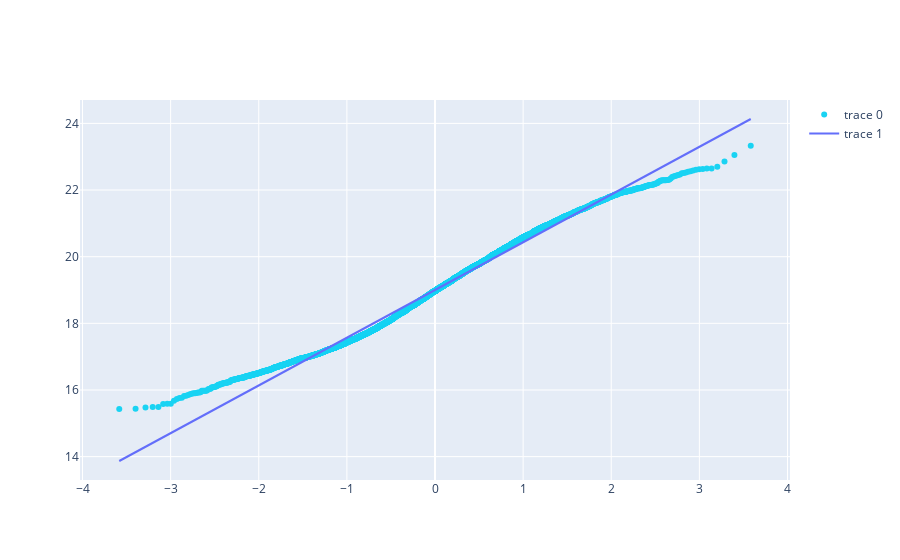

Notebook source saved alongside this figure:
### Code cell
fig = go.Figure()

fig.add_trace({
    'type': 'scatter',
    'x': qqplot_data[0].get_xdata(),
    'y': qqplot_data[0].get_ydata(),
    'mode': 'markers',
    'marker': {
        'color': '#19d3f3'
    }
})

fig.add_trace({
    'type': 'scatter',
    'x': qqplot_data[1].get_xdata(),
    'y': qqplot_data[1].get_ydata(),
    'mode': 'lines',
    'line': {
        'color': '#636efa'
    }

})

fig.show()

### Figure 1 — Plotly figure (JSON) as saved in the notebook; plotly's stock layout.template omitted (floating-point values rounded to 4 significant figures; data arrays with more than 128 entries replaced by an {"elided": "..."} marker saying what was removed)
{"data": [{"marker": {"color": "#19d3f3"}, "mode": "markers", "type": "scatter", "x": {"elided": "5891 float values"}, "y": {"elided": "5891 float values"}}, {"line": {"color": "#636efa"}, "mode": "lines", "type": "scatter", "x": {"elided": "5891 float values"}, "y": {"elided": "5891 float values"}}], "layout": {}}
